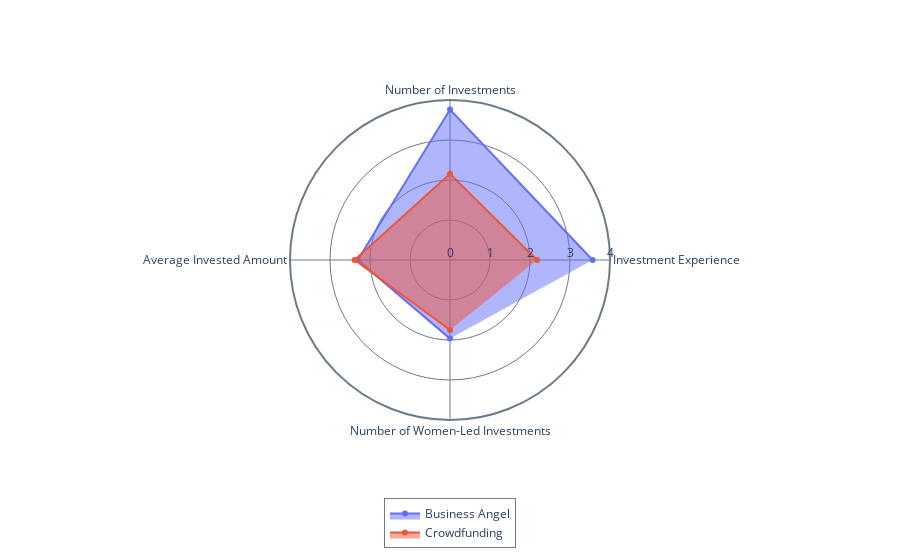

The notebook cell this image was saved under:
### Code cell
import plotly.graph_objects as go

funcs=['mean', 'std', 'count']
groups=['survey']
columns=['inv_time', 'inv_num', 'inv_amount_average', 'women_led_inv']

df_stats=basic_stats(funcs, groups, columns)

categories=['Investment Experience', 'Number of Investments', 'Average Invested Amount', 'Number of Women-Led Investments']
r1=df_stats[df_stats[groups[0]]=='BA']['mean']
r2=df_stats[df_stats[groups[0]]=='CI']['mean']

fig = go.Figure()

fig.add_trace(go.Scatterpolar(
      r=r1,
      theta=categories,
      fill='toself',
      # fillcolor='rgba(0, 255,0,0.2)',  # Example: 20% opacity
      # line_color='rgba(0, 255,0,0.8)',
      name='Business Angel',
      
))
fig.add_trace(go.Scatterpolar(
      r=r2,
      theta=categories,
      fill='toself',
      # fillcolor='rgba(225, 165,0,0.2)',  # Example: 20% opacity
      # line_color='rgba(225, 165,0,0.8)',
      name='Crowdfunding'
))

axis_color = "rgba(108, 122, 137,1)"
fig.update_layout(
  
  polar=dict(
    bgcolor="rgba(0, 0, 0, 0)",
    angularaxis = dict(
    linewidth = 2,
    showline=True,
    linecolor =axis_color,
    gridcolor =axis_color,
  ),
  
  radialaxis = dict(
    side = "counterclockwise",
    showline = False,
    linewidth = 1,
    gridcolor =axis_color,
    gridwidth = 1,
    dtick = 1,
    range=[0,4],
  )
  ),
  
  legend=dict(
    yanchor="bottom",
    y=-0.4,
    xanchor="center",
    x=0.5,
    bordercolor=axis_color,
    borderwidth=1,
  ),
)

fig.show()

### Figure 1 — Plotly figure (JSON) as saved in the notebook; plotly's stock layout.template omitted (floating-point values rounded to 4 significant figures)
{"data": [{"fill": "toself", "name": "Business Angel", "r": [3.564, 3.761, 2.307, 1.966], "theta": ["Investment Experience", "Number of Investments", "Average Invested Amount", "Number of Women-Led Investments"], "type": "scatterpolar"}, {"fill": "toself", "name": "Crowdfunding", "r": [2.174, 2.154, 2.385, 1.75], "theta": ["Investment Experience", "Number of Investments", "Average Invested Amount", "Number of Women-Led Investments"], "type": "scatterpolar"}], "layout": {"legend": {"bordercolor": "rgba(108, 122, 137,1)", "borderwidth": 1, "x": 0.5, "xanchor": "center", "y": -0.4, "yanchor": "bottom"}, "polar": {"angularaxis": {"gridcolor": "rgba(108, 122, 137,1)", "linecolor": "rgba(108, 122, 137,1)", "linewidth": 2, "showline": true}, "bgcolor": "rgba(0, 0, 0, 0)", "radialaxis": {"dtick": 1, "gridcolor": "rgba(108, 122, 137,1)", "gridwidth": 1, "linewidth": 1, "range": [0, 4], "showline": false, "side": "counterclockwise"}}}}
